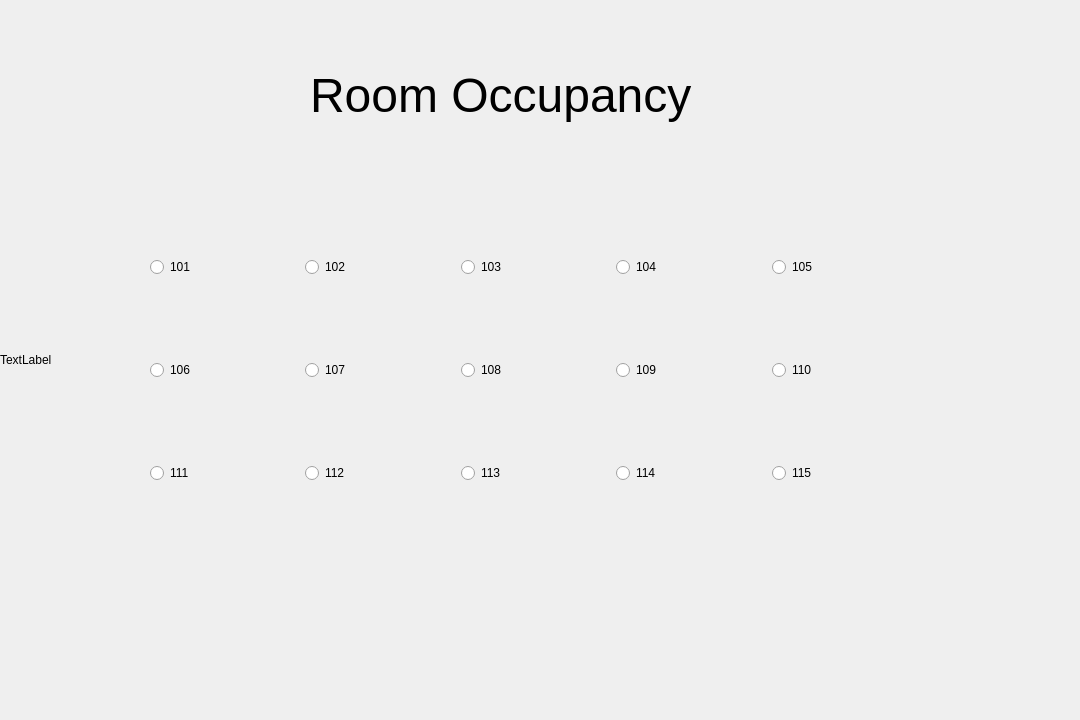
<?xml version="1.0" encoding="UTF-8"?>
<ui version="4.0">
 <class>roomoccupancy</class>
 <widget class="QDialog" name="roomoccupancy">
  <property name="geometry">
   <rect>
    <x>0</x>
    <y>0</y>
    <width>1080</width>
    <height>720</height>
   </rect>
  </property>
  <property name="windowTitle">
   <string>Dialog</string>
  </property>
  <widget class="QLabel" name="label">
   <property name="geometry">
    <rect>
     <x>0</x>
     <y>0</y>
     <width>1080</width>
     <height>720</height>
    </rect>
   </property>
   <property name="styleSheet">
    <string notr="true">background:url(:/Image/OIP.jfif)</string>
   </property>
   <property name="text">
    <string>TextLabel</string>
   </property>
  </widget>
  <widget class="QLabel" name="label_2">
   <property name="geometry">
    <rect>
     <x>310</x>
     <y>30</y>
     <width>531</width>
     <height>131</height>
    </rect>
   </property>
   <property name="font">
    <font>
     <pointsize>36</pointsize>
    </font>
   </property>
   <property name="text">
    <string>Room Occupancy</string>
   </property>
  </widget>
  <widget class="QWidget" name="layoutWidget">
   <property name="geometry">
    <rect>
     <x>150</x>
     <y>180</y>
     <width>771</width>
     <height>381</height>
    </rect>
   </property>
   <layout class="QGridLayout" name="gridLayout">
    <item row="0" column="0">
     <widget class="QRadioButton" name="radioButton">
      <property name="text">
       <string>101</string>
      </property>
     </widget>
    </item>
    <item row="0" column="1">
     <widget class="QRadioButton" name="radioButton_2">
      <property name="styleSheet">
       <string notr="true"/>
      </property>
      <property name="text">
       <string>102</string>
      </property>
     </widget>
    </item>
    <item row="0" column="2">
     <widget class="QRadioButton" name="radioButton_3">
      <property name="text">
       <string>103</string>
      </property>
     </widget>
    </item>
    <item row="0" column="3">
     <widget class="QRadioButton" name="radioButton_4">
      <property name="text">
       <string>104</string>
      </property>
     </widget>
    </item>
    <item row="0" column="4">
     <widget class="QRadioButton" name="radioButton_5">
      <property name="text">
       <string>105</string>
      </property>
     </widget>
    </item>
    <item row="1" column="0">
     <widget class="QRadioButton" name="radioButton_6">
      <property name="text">
       <string>106</string>
      </property>
     </widget>
    </item>
    <item row="1" column="1">
     <widget class="QRadioButton" name="radioButton_7">
      <property name="text">
       <string>107</string>
      </property>
     </widget>
    </item>
    <item row="1" column="2">
     <widget class="QRadioButton" name="radioButton_8">
      <property name="text">
       <string>108</string>
      </property>
     </widget>
    </item>
    <item row="1" column="3">
     <widget class="QRadioButton" name="radioButton_9">
      <property name="text">
       <string>109</string>
      </property>
     </widget>
    </item>
    <item row="1" column="4">
     <widget class="QRadioButton" name="radioButton_10">
      <property name="text">
       <string>110</string>
      </property>
     </widget>
    </item>
    <item row="2" column="0">
     <widget class="QRadioButton" name="radioButton_11">
      <property name="text">
       <string>111</string>
      </property>
     </widget>
    </item>
    <item row="2" column="1">
     <widget class="QRadioButton" name="radioButton_12">
      <property name="text">
       <string>112</string>
      </property>
     </widget>
    </item>
    <item row="2" column="2">
     <widget class="QRadioButton" name="radioButton_13">
      <property name="text">
       <string>113</string>
      </property>
     </widget>
    </item>
    <item row="2" column="3">
     <widget class="QRadioButton" name="radioButton_14">
      <property name="text">
       <string>114</string>
      </property>
     </widget>
    </item>
    <item row="2" column="4">
     <widget class="QRadioButton" name="radioButton_15">
      <property name="styleSheet">
       <string notr="true"/>
      </property>
      <property name="text">
       <string>115</string>
      </property>
     </widget>
    </item>
   </layout>
  </widget>
  <zorder>label</zorder>
  <zorder>layoutWidget</zorder>
  <zorder>label_2</zorder>
 </widget>
 <resources/>
 <connections/>
</ui>
